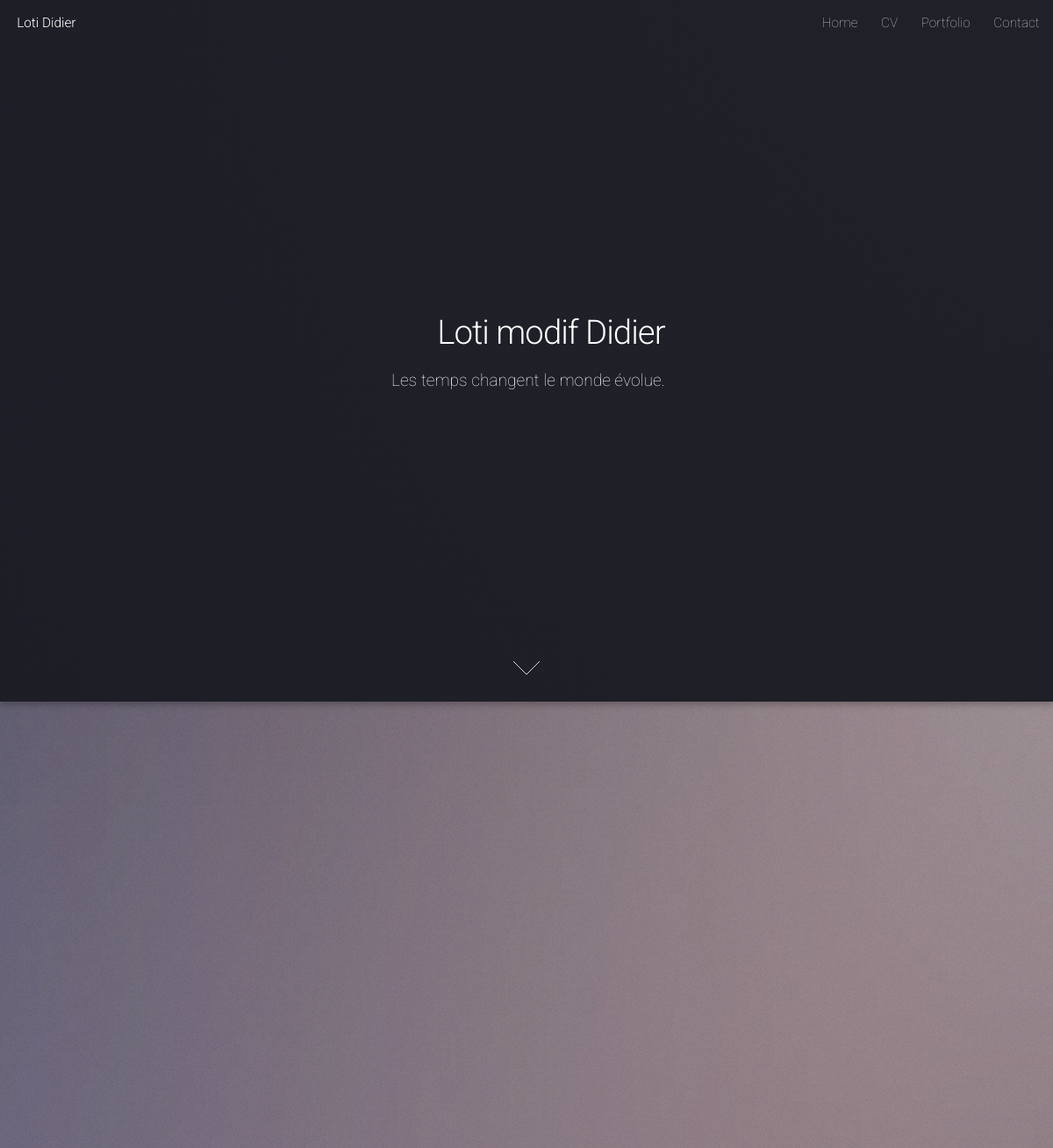
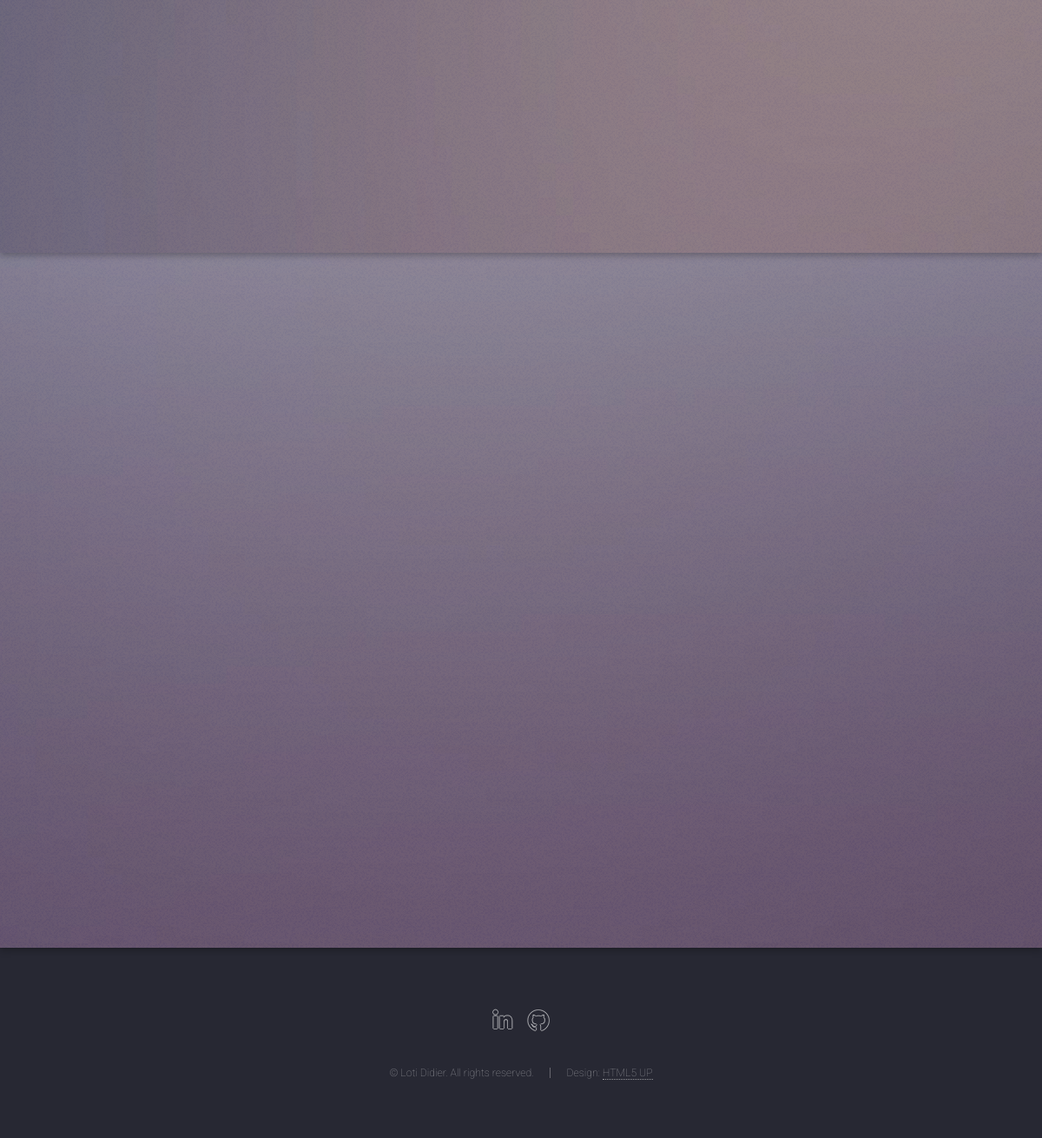
Screenshot of /portfolio/index.php with the database file from the repository (2 pictures, top to bottom).
### tables this page shows
CREATE TABLE `accueil` (
  `id` int(11) NOT NULL,
  `nom` varchar(255) NOT NULL,
  `prenom` varchar(255) NOT NULL,
  `accroche` text DEFAULT NULL,
  `description` text DEFAULT NULL,
  `apercu_titre_1` varchar(255) DEFAULT NULL,
  `apercu_accroche_1` text DEFAULT NULL,
  `apercu_description_1` text DEFAULT NULL,
  `apercu_titre_2` varchar(255) DEFAULT NULL,
  `apercu_accroche_2` text DEFAULT NULL,
  `apercu_description_2` text DEFAULT NULL
);

### portfolio/index.php (the view, shortened to what this page needs)
<?php require_once('./includes/connexion-bdd.php');
$sql= 'SELECT * FROM accueil';
$result = $conn->query($sql);
$result->setFetchMode(PDO::FETCH_ASSOC);
$row = $result->fetch();?>
<!DOCTYPE HTML>
<html>
	<head>
		<link rel="stylesheet" href="assets/css/main.css" />
	</head>
	<body class="is-preload landing">
		<div id="page-wrapper">
			<?php require_once('./includes/header.php'); ?>
				<section id="banner">
					<div class="content">
						<header>
							<?php echo"<h2>" .$row['nom']. " " . $row["prenom"] . "</h2>"?>
							<?php echo"<p>" .$row['accroche']. "</p>"?>
						</header>
					</div>
					<a href="#two" class="goto-next scrolly">Next</a>
				</section>
				<section id="two" class="spotlight style2 right">
				</section>
				<section id="three" class="spotlight style3 left">
				</section>
				<?php require_once('./includes/footer.php'); ?>
		</div>
	</body>
</html>

### rows the page displays
accueil: nom "Loti modif", prenom "Didier", accroche "Les temps changent le monde évolue."
